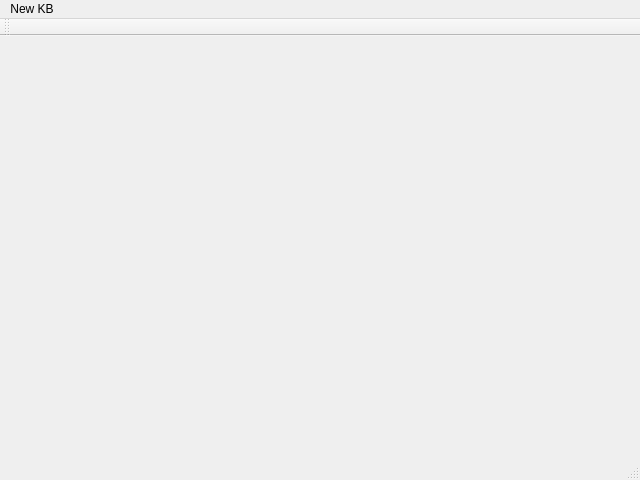
<?xml version="1.0" encoding="UTF-8"?>
<ui version="4.0">
 <class>AdminWindow</class>
 <widget class="QMainWindow" name="AdminWindow">
  <property name="geometry">
   <rect>
    <x>0</x>
    <y>0</y>
    <width>640</width>
    <height>480</height>
   </rect>
  </property>
  <property name="windowTitle">
   <string>MainWindow</string>
  </property>
  <widget class="QWidget" name="centralwidget"/>
  <widget class="QMenuBar" name="menubar">
   <property name="geometry">
    <rect>
     <x>0</x>
     <y>0</y>
     <width>640</width>
     <height>22</height>
    </rect>
   </property>
   <widget class="QMenu" name="menuNew_KB">
    <property name="title">
     <string>New KB</string>
    </property>
   </widget>
   <addaction name="menuNew_KB"/>
  </widget>
  <widget class="QStatusBar" name="statusbar"/>
  <widget class="QToolBar" name="toolBar">
   <property name="windowTitle">
    <string>toolBar</string>
   </property>
   <attribute name="toolBarArea">
    <enum>TopToolBarArea</enum>
   </attribute>
   <attribute name="toolBarBreak">
    <bool>false</bool>
   </attribute>
  </widget>
 </widget>
 <resources/>
 <connections/>
</ui>
